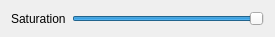
<?xml version="1.0" encoding="UTF-8"?>
<ui version="4.0">
 <class>SpectrumCycling</class>
 <widget class="QWidget" name="SpectrumCycling">
  <property name="geometry">
   <rect>
    <x>0</x>
    <y>0</y>
    <width>275</width>
    <height>37</height>
   </rect>
  </property>
  <property name="windowTitle">
   <string>Form</string>
  </property>
  <layout class="QGridLayout" name="gridLayout">
   <item row="0" column="1">
    <widget class="QTooltipedSlider" name="saturation">
     <property name="maximum">
      <number>255</number>
     </property>
     <property name="value">
      <number>255</number>
     </property>
     <property name="orientation">
      <enum>Qt::Horizontal</enum>
     </property>
    </widget>
   </item>
   <item row="0" column="0">
    <widget class="QLabel" name="label">
     <property name="text">
      <string>Saturation</string>
     </property>
    </widget>
   </item>
  </layout>
 </widget>
 <customwidgets>
  <customwidget>
   <class>QTooltipedSlider</class>
   <extends>QSlider</extends>
   <header location="global">QTooltipedSlider.h</header>
  </customwidget>
 </customwidgets>
 <resources/>
 <connections/>
</ui>
